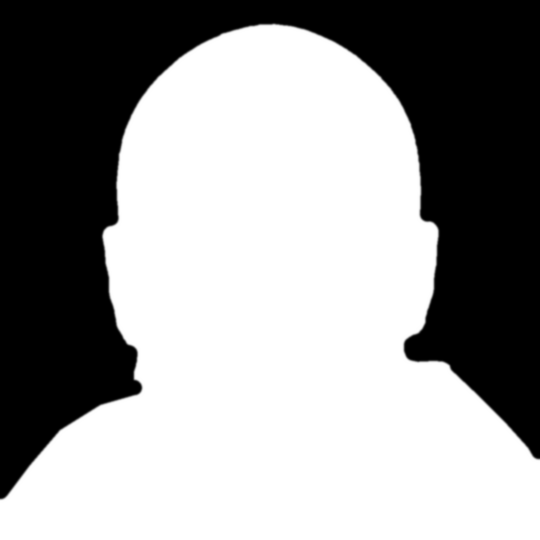
#> input picture pipeline/assets/face_matte.png, 1079 x 1080 px, given in place of scene_src.jpg, which was not available (shown at 1/2 size)
$ python cover_say_it_like_a_kid_would.py out.png
#> lines starting #> are read from the running program, lines starting #| are printed output that depends on the picture
#!/usr/bin/env python3
"""Cover for Say It Like a Kid Would: series portrait on the 1960s chalk-street scene, Amatic SC title, chalk white to sky blue.
usage: cover_i_see_you.py out.png [clean]"""
import sys
import numpy as np, cv2
from PIL import Image, ImageDraw, ImageFont

D = '/home/claude/zachary-shorts/pipeline'
L = '/home/claude/songs/say_it_like_a_kid_would'
GF = '/home/claude/zachary-shorts/pipeline/fonts/gfonts'
FONT = f'{GF}/ofl/amaticsc/AmaticSC-Bold.ttf'
INTER_SB = '/usr/share/fonts/opentype/inter/Inter-SemiBold.otf'
S = 1668
out = sys.argv[1]
SCALE = float(__import__('os').environ.get('SCALE', '1.3'))


def hexc(h):
    h = h.lstrip('#')
    return np.array([int(h[4:6], 16), int(h[2:4], 16), int(h[0:2], 16)], np.float32)


# ---- scene: full frame (no zoom) keeps the lion right of his ear and the cape bow left of his head
sc = cv2.imread(__import__('os').environ.get('SRC', f'{L}/scene_src.jpg'))
#> sc is the input picture: shape (1080, 1079, 3); min 0, max 255, mean 152.9
n2 = int(round(SCALE * S))
sc = cv2.resize(sc, (n2, n2), interpolation=cv2.INTER_AREA).astype(np.float32)
#> sc: shape (2168, 2168, 3) float32
x0 = int(__import__('os').environ.get('XOFF', 480)); y0 = int(__import__('os').environ.get('YOFF', 420))
img = sc[y0:y0 + S, x0:x0 + S].copy()
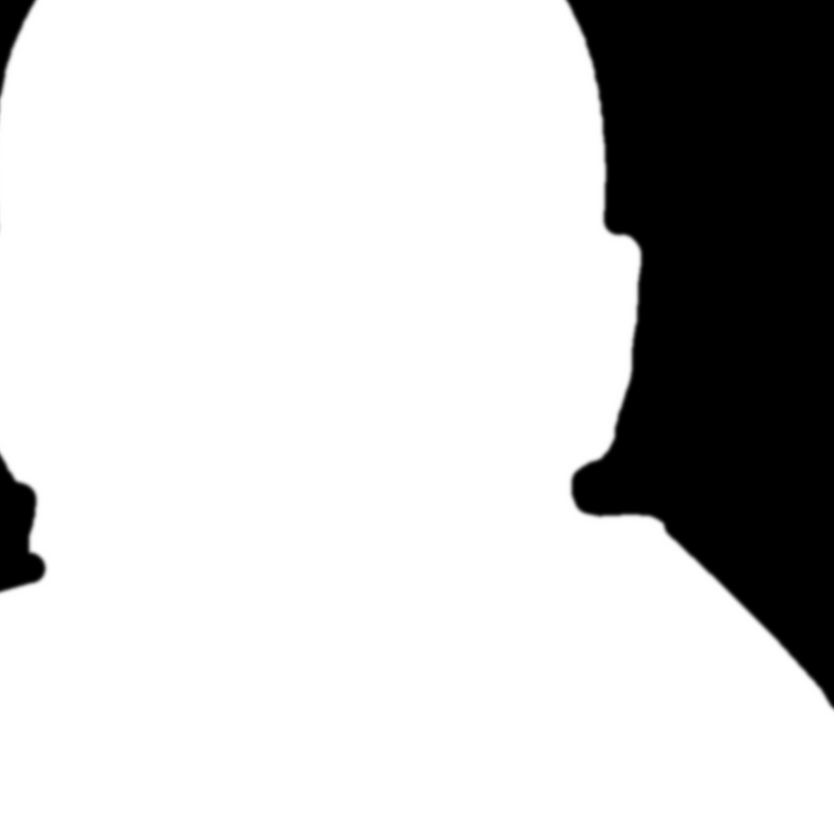
#> img: shape (1668, 1668, 3) float32 (shown at 1/2 size); min 0, max 255, mean 204.3
yy, xx = np.mgrid[0:S, 0:S].astype(np.float32)

# ---- portrait at the series position (same transform the other covers use)
P = cv2.imread(f'{D}/assets/face_src.jpg').astype(np.float32)
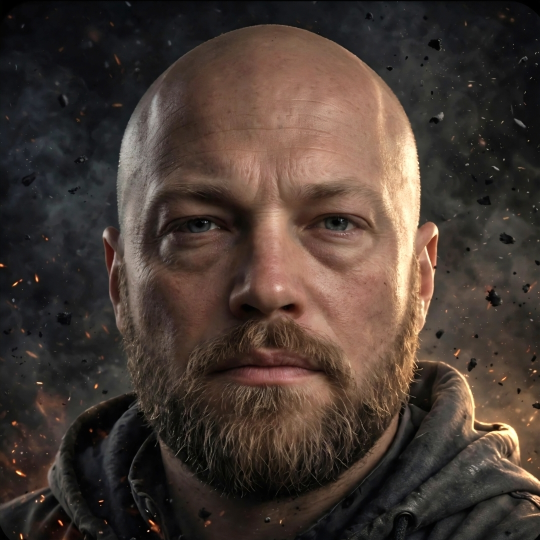
#> input picture pipeline/assets/face_src.jpg, 1079 x 1080 px, found by its file name (shown at 1/2 size)
mP = cv2.imread(f'{D}/songs/say_thank_you_for_me/matte.png', 0).astype(np.float32) / 255
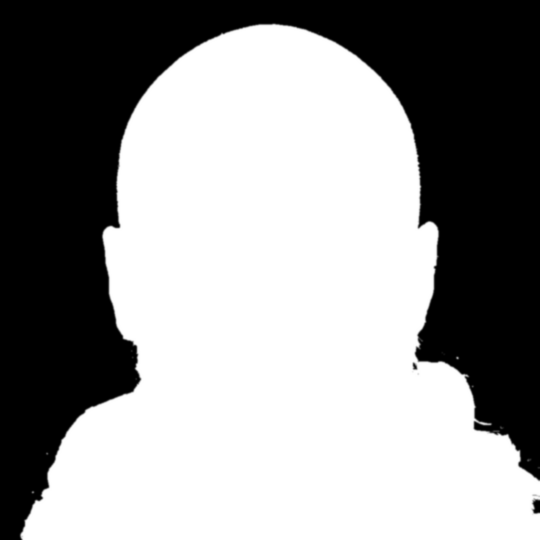
#> input picture pipeline/songs/the_seventh_day/matte.png, 1079 x 1080 px, found by its file name (shown at 1/2 size)
#> mP: shape (1080, 1079) float32; min 0, max 1, mean 0.586
#> (the run stopped early here; a loop or call above may not have finished)
